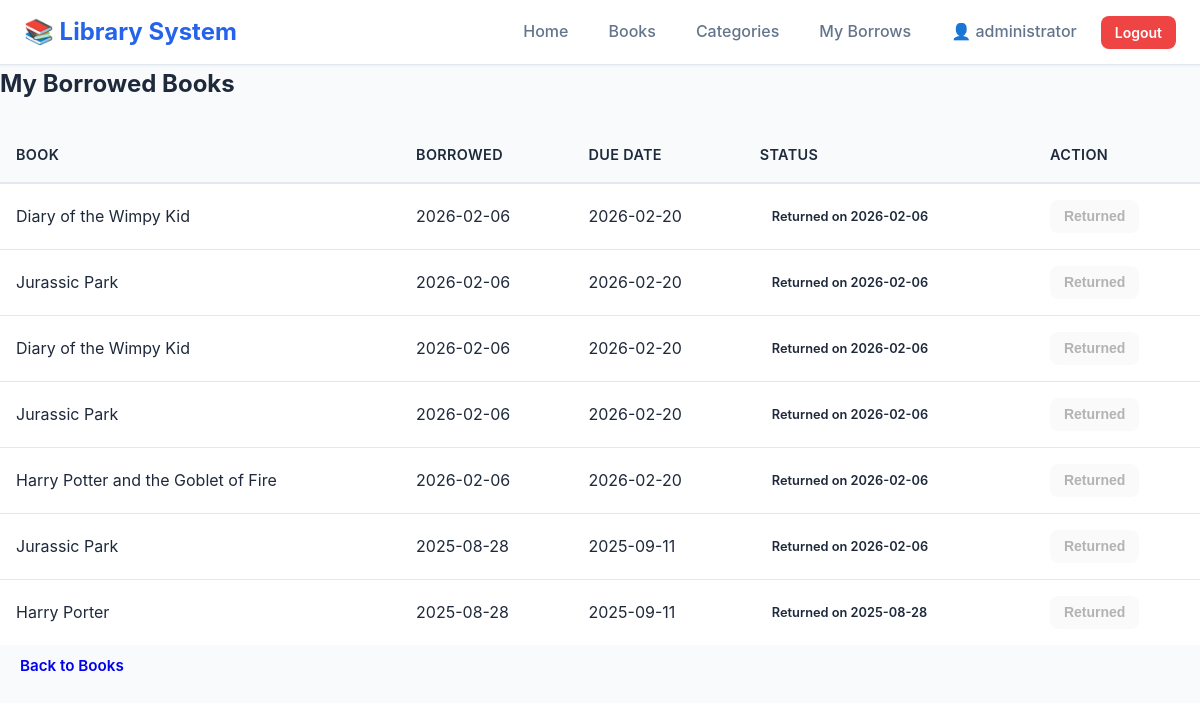
/my-borrows (signed in), run on the app's committed database.
### library_app_2025/models.py (models this page shows, shortened)
class User(db.Model, UserMixin):
    id = db.Column(db.Integer, primary_key=True)
    username = db.Column(db.String(150), unique=True, nullable=False)
    password = db.Column(db.String(255), nullable=False)
    role = db.Column(db.String(50), nullable=False, default='user')  # 'admin' or 'user'
    borrows = db.relationship('Borrow', backref='user', lazy=True)

class Borrow(db.Model):
    id = db.Column(db.Integer, primary_key=True)
    user_id = db.Column(db.Integer, db.ForeignKey('user.id'), nullable=False)
    book_id = db.Column(db.Integer, db.ForeignKey('book.id'), nullable=False)
    borrow_date = db.Column(db.DateTime, default=datetime.utcnow)
    due_date = db.Column(db.DateTime, default=lambda: datetime.utcnow() + timedelta(days=14))
    return_date = db.Column(db.DateTime, nullable=True)

class Book(db.Model):
    id = db.Column(db.Integer, primary_key=True)
    title = db.Column(db.String(100), nullable=False)
    author = db.Column(db.String(100), nullable=False)
    quantity = db.Column(db.Integer, nullable=False, default=0)
    category_id = db.Column(db.Integer, db.ForeignKey('category.id'), nullable=True)
    borrows = db.relationship('Borrow', backref='book', lazy=True)

### library_app_2025/app.py (the view)
@app.route('/my-borrows')
def my_borrows():
    borrows = Borrow.query.filter_by(user_id=current_user.id).order_by(Borrow.borrow_date.desc()).all()
    return render_template('my_borrows.html', borrows=borrows, now=datetime.utcnow())

### library_app_2025/app.py (called while the page is built)
@login_manager.user_loader
def load_user(user_id):
    return User.query.get(int(user_id))

### library_app_2025/templates/my_borrows.html
{% extends 'base.html' %}
{% block content %}
<h2 class="h4 mb-3">My Borrowed Books</h2>
<div class="table-responsive">
  <table class="table table-striped align-middle">
    <thead>
      <tr>
        <th>Book</th>
        <th>Borrowed</th>
        <th>Due Date</th>
        <th>Status</th>
        <th>Action</th>
      </tr>
    </thead>
    <tbody>
      {% for b in borrows %}
      <tr>
        <td>{{ b.book.title }}</td>
        <td>{{ b.borrow_date.strftime('%Y-%m-%d') }}</td>
        <td>{{ b.due_date.strftime('%Y-%m-%d') }}</td>
        <td>
          {% if b.return_date %}
            <span class="badge text-bg-secondary">Returned on {{ b.return_date.strftime('%Y-%m-%d') }}</span>
          {% elif b.is_overdue() %}
            <span class="badge text-bg-danger">Overdue by {{ b.days_overdue() }} days</span>
          {% else %}
            <span class="badge text-bg-success">On loan</span>
          {% endif %}
        </td>
        <td>
          {% if not b.return_date %}
            <a class="btn btn-sm btn-outline-primary" href="{{ url_for('return_book', borrow_id=b.id) }}">Return</a>
          {% else %}
            <button class="btn btn-sm btn-outline-secondary" disabled>Returned</button>
          {% endif %}
        </td>
      </tr>
      {% else %}
      <tr><td colspan="5" class="text-center text-muted">You haven't borrowed any books yet.</td></tr>
      {% endfor %}
    </tbody>
  </table>
</div>
<a class="btn btn-outline-secondary" href="{{ url_for('view_books') }}">Back to Books</a>
{% endblock %}

### library_app_2025/templates/base.html (shortened to what this page needs)
<!DOCTYPE html>
<html lang="en">
<head>
    <link rel="stylesheet" href="{{ url_for('static', filename='style.css') }}">
</head>
<body>
    <nav class="navbar">
        <div class="navbar-container">
            <a href="{{ url_for('index') }}" class="navbar-brand">
                📚 Library System
            </a>
            <ul class="navbar-nav">
                {% if current_user.is_authenticated %}
                    <li><a href="{{ url_for('index') }}" class="nav-link">Home</a></li>
                    <li><a href="{{ url_for('view_books') }}" class="nav-link">Books</a></li>
                    <li><a href="{{ url_for('view_categories') }}" class="nav-link">Categories</a></li>
                    <li><a href="{{ url_for('my_borrows') }}" class="nav-link">My Borrows</a></li>
                    <li><span class="nav-link text-muted">👤 {{ current_user.username }}</span></li>
                    <li><a href="{{ url_for('logout') }}" class="btn btn-sm btn-danger">Logout</a></li>
                {% else %}
                    <li><a href="{{ url_for('login') }}" class="btn btn-sm btn-primary">Login</a></li>
                    <li><a href="{{ url_for('register') }}" class="btn btn-sm btn-outline">Register</a></li>
                {% endif %}
            </ul>
        </div>
    </nav>
    {% block content %}{% endblock %}
</body>
</html>

### library_app_2025/static/Images/style.css (style rules this page uses)
:root { --primary-color: #2563eb; --primary-hover: #1d4ed8; --secondary-color: #64748b; --success-color: #10b981; --warning-color: #f59e0b; --danger-color: #ef4444; --info-color: #3b82f6; --background: #f8fafc; --surface: #ffffff; --text-primary: #1e293b; --text-secondary: #64748b; --border-color: #e2e8f0; --shadow-sm: 0 1px 2px 0 rgba(0, 0, 0, 0.05); --shadow-md: 0 4px 6px -1px rgba(0, 0, 0, 0.1), 0 2px 4px -1px rgba(0, 0, 0, 0.06); --shadow-lg: 0 10px 15px -3px rgba(0, 0, 0, 0.1), 0 4px 6px -2px rgba(0, 0, 0, 0.05); --radius-sm: 0.375rem; --radius-md: 0.5rem; --radius-lg: 0.75rem; }
* { margin: 0; padding: 0; box-sizing: border-box; }
body { font-family: -apple-system, BlinkMacSystemFont, 'Segoe UI', Roboto, 'Helvetica Neue', Arial, sans-serif; background-color: var(--background); color: var(--text-primary); line-height: 1.6; min-height: 100vh; }
.navbar { background-color: var(--surface); box-shadow: var(--shadow-sm); border-bottom: 1px solid var(--border-color); position: sticky; top: 0; z-index: 1000; }
.navbar-container { max-width: 1280px; margin: 0 auto; padding: 0 1.5rem; display: flex; justify-content: space-between; align-items: center; min-height: 4rem; }
.navbar-brand { font-size: 1.5rem; font-weight: 700; color: var(--primary-color); text-decoration: none; display: flex; align-items: center; gap: 0.5rem; }
.navbar-nav { list-style: none; display: flex; gap: 0.5rem; align-items: center; }
.nav-link { color: var(--text-secondary); text-decoration: none; padding: 0.5rem 1rem; border-radius: var(--radius-md); transition: all 0.2s; font-weight: 500; }
.btn { display: inline-block; padding: 0.625rem 1.25rem; font-size: 0.95rem; font-weight: 600; text-align: center; text-decoration: none; border: none; border-radius: var(--radius-md); cursor: pointer; transition: all 0.2s; line-height: 1.5; }
.btn-danger { background-color: var(--danger-color); color: white; }
.btn-sm { padding: 0.375rem 0.875rem; font-size: 0.875rem; }
.table { width: 100%; border-collapse: collapse; background-color: var(--surface); }
.table thead { background-color: var(--background); }
.table th { padding: 1rem; text-align: left; font-weight: 600; color: var(--text-primary); border-bottom: 2px solid var(--border-color); font-size: 0.9rem; text-transform: uppercase; letter-spacing: 0.025em; }
.table td { padding: 1rem; border-bottom: 1px solid var(--border-color); color: var(--text-primary); }
.table tbody tr:last-child td { border-bottom: none; }
.badge { display: inline-block; padding: 0.25rem 0.75rem; font-size: 0.8rem; font-weight: 600; border-radius: 9999px; line-height: 1.5; }
.text-muted { color: var(--text-secondary); }
.mb-3 { margin-bottom: 1.5rem; }

### data on the page
User: username "administrator"
Borrow: book "Diary of the Wimpy Kid", borrow_date "2026-02-06", due_date "2026-02-20", return_date "2026-02-06", shows "Returned"
Borrow: book "Jurassic Park", borrow_date "2026-02-06", due_date "2026-02-20", return_date "2026-02-06", shows "Returned"
Borrow: book "Diary of the Wimpy Kid", borrow_date "2026-02-06", due_date "2026-02-20", return_date "2026-02-06", shows "Returned"
Borrow: book "Jurassic Park", borrow_date "2026-02-06", due_date "2026-02-20", return_date "2026-02-06", shows "Returned"
Borrow: book "Harry Potter and the Goblet of Fire", borrow_date "2026-02-06", due_date "2026-02-20", return_date "2026-02-06", shows "Returned"
Borrow: book "Jurassic Park", borrow_date "2025-08-28", due_date "2025-09-11", return_date "2026-02-06", shows "Returned"
Borrow: book "Harry Porter", borrow_date "2025-08-28", due_date "2025-09-11", return_date "2025-08-28", shows "Returned"
